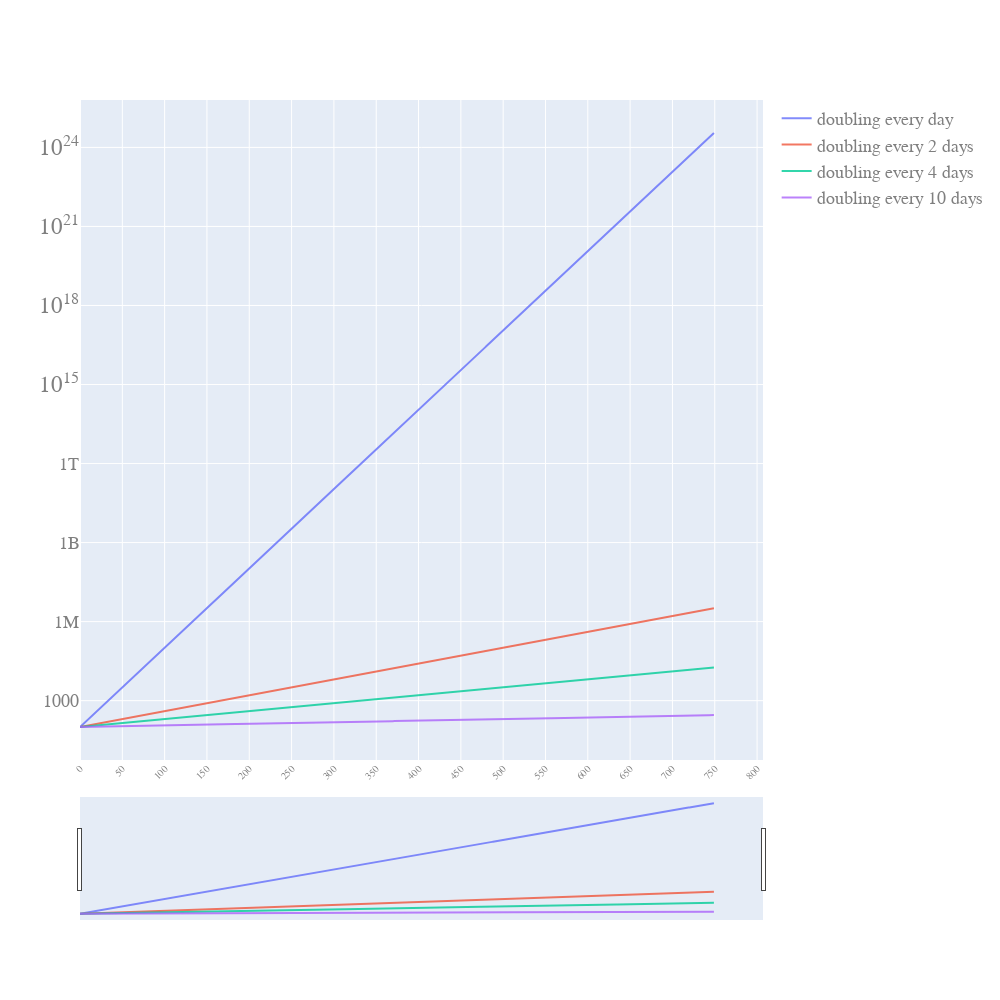

Notebook code cell kept with this figure:
### Code cell
quick_plot(pd_sync_timelines_w_slope.date,pd_sync_timelines_w_slope.iloc[:,0:4], y_scale='log',slider=True)

### Figure 1 — Plotly figure (JSON) as saved in the notebook; plotly's stock layout.template omitted (floating-point values rounded to 4 significant figures; data arrays with more than 128 entries replaced by an {"elided": "..."} marker saying what was removed)
{"data": [{"name": "doubling every day", "opacity": 0.8, "type": "scatter", "x": {"elided": "808 int values"}, "y": {"elided": "808 float values"}}, {"name": "doubling every 2 days", "opacity": 0.8, "type": "scatter", "x": {"elided": "808 int values"}, "y": {"elided": "808 float values"}}, {"name": "doubling every 4 days", "opacity": 0.8, "type": "scatter", "x": {"elided": "808 int values"}, "y": {"elided": "808 float values"}}, {"name": "doubling every 10 days", "opacity": 0.8, "type": "scatter", "x": {"elided": "808 int values"}, "y": {"elided": "808 float values"}}], "layout": {"autosize": true, "font": {"color": "#7f7f7f", "family": "PT Sans, monospace", "size": 18}, "height": 1000, "width": 1000, "xaxis": {"nticks": 20, "rangeslider": {"visible": true}, "tickangle": -45, "tickfont": {"color": "#7f7f7f", "size": 10}}, "yaxis": {"type": "log"}}}
